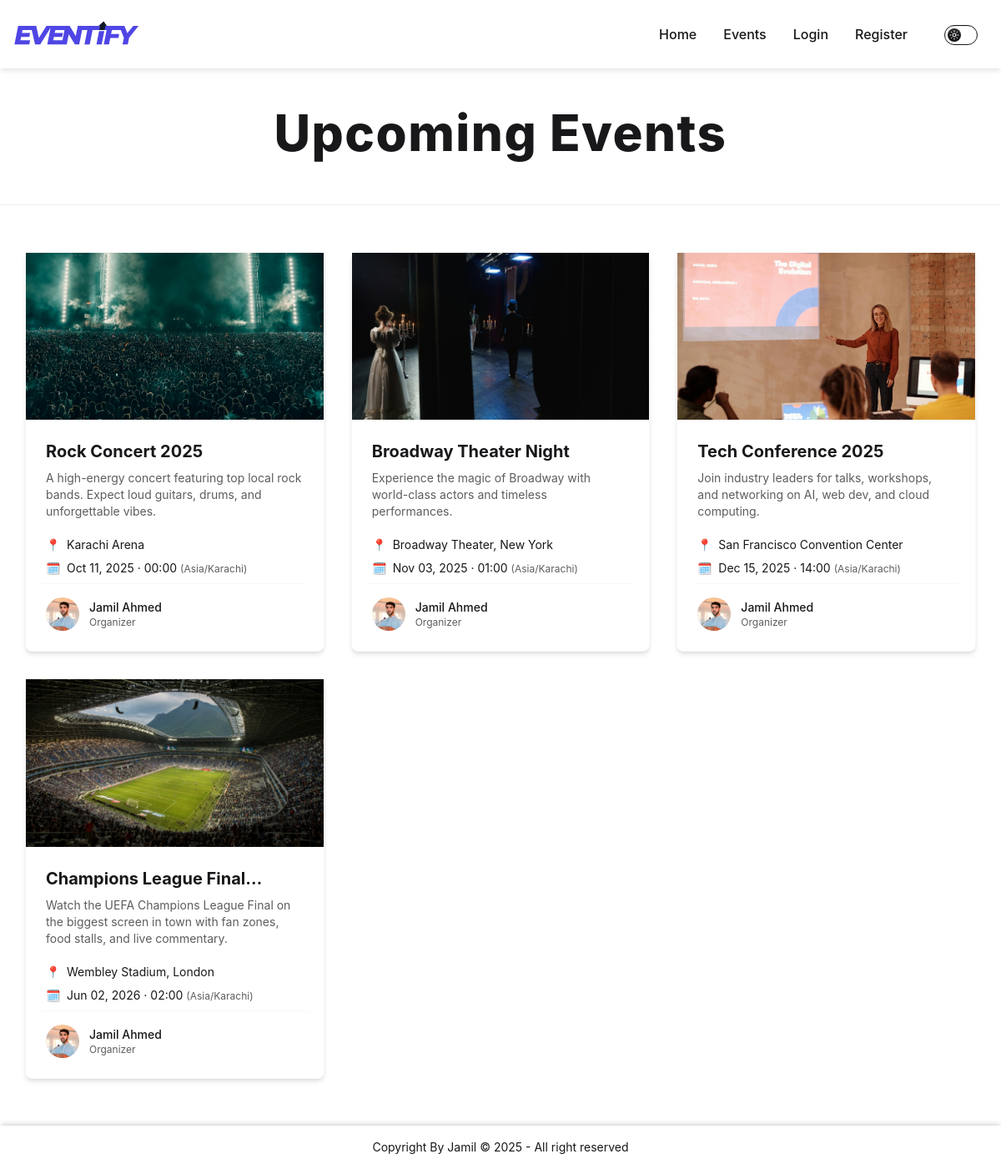
Screenshot of /events/ with the database file from the repository.
### events/models.py (models this page shows, shortened)
class Event(models.Model):
    id = models.UUIDField(
        primary_key=True,
        default=uuid.uuid4,
        editable=False
    )
    title = models.CharField(max_length=255)
    description = models.TextField(blank=True)
    start_time = models.DateTimeField(default=timezone.now)
    location = models.TextField()
    image = models.ImageField(upload_to='events/')
    organizer = models.ForeignKey(
        User, on_delete=models.CASCADE, related_name="events"
    )

### authentication/models.py (models this page shows, shortened)
class User(AbstractUser):
    ROLE_CHOICES = [
        ('admin', 'Admin'),
        ('organizer', 'Organizer'),
        ('attendee', 'Attendee'),
    ]
    id = models.UUIDField(
        primary_key=True,
        default=uuid.uuid4,
        editable=False
    )
    name = models.CharField(_("Full Name"), max_length=300, blank=False)
    email = models.EmailField(_("Email address"), unique=True)
    role = models.CharField(
        max_length=20, choices=ROLE_CHOICES, default='attendee'
    )
    tagline = models.CharField(_("Tagline"), max_length=150, blank=True)
    description = models.TextField(_("Description"), blank=True)
    following = models.ManyToManyField(
        'self',
        symmetrical=False,
        related_name='followers',
        blank=True
    )
    timezone = models.CharField(
        max_length=50,
        choices=[(tz, tz) for tz in pytz.all_timezones],
        default="UTC"
    )
    profile_pic = models.ImageField(
        upload_to='profiles/',
        blank=True,
        null=True
    )

### events/views/event_views.py (the view)
# urls.py: path('events/', include("events.urls")),
def events(request):
    mine_param = request.GET.get("mine") == "1"
    if (
        mine_param
        and request.user.is_authenticated
        and request.user.role in ['organizer', 'admin']
    ):
        event_list = Event.objects.filter(
            organizer=request.user).order_by('-pk')
    else:
        event_list = Event.objects.filter(
            organizer__role__in=['organizer', 'admin'],
            start_time__gte=timezone.now()
        ).order_by('start_time', 'pk')
        mine_param = False  # reset if not allowed
    paginator = Paginator(event_list, MAX_EVENTS_PER_PAGE)
    page_number = request.GET.get('page')
    events = paginator.get_page(page_number)
    return render(request, 'events/event_templates/events.html', {
        'events': events,
        'mine': mine_param,
    })

### templates/events/event_templates/events.html (shortened to what this page needs)
{% extends 'base.html' %}
{% load static thumbnail tz %}
{% block body %}
  <div class="mx-auto max-w-[1250px] w-[95%]">
    <h1 class="text-4xl md:text-5xl lg:text-6xl font-extrabold leading-tight mt-10 mb-12 text-center tracking-wide">
      {% if mine %}
        My Events
      {% else %}
        Upcoming Events
      {% endif %}
    </h1>
  </div>
  <hr class="my-6 border-base-300" />
  <div class="mx-auto max-w-[1250px] w-[95%] min-h-[70dvh] grid gap-8 sm:grid-cols-2 lg:grid-cols-3 my-14">
    {% for event in events %}
      <div class="card bg-base-100 shadow-md hover:shadow-xl transition duration-300 border border-base-200">
        {% if event.image %}
          <a href="{% url 'events:event_detail' event.pk %}">
            <figure class="aspect-[16/9] overflow-hidden">
              {% thumbnail event.image '400x226' crop='center' as thumb %}
              <img src="{{ thumb.url }}" alt="{{ event.title }}" class="w-full h-full object-cover hover:scale-105 transition duration-500" />
              {% endthumbnail %}
            </figure>
          </a>
        {% endif %}
        <div class="card-body flex flex-col">
          <a href="{% url 'events:event_detail' event.pk %}"><h2 class="card-title text-xl font-bold line-clamp-1">{{ event.title }}</h2></a>
          <p class="text-sm text-base-content/70 line-clamp-3">{{ event.description }}</p>
          <div class="mt-3 text-sm space-y-2">
            <p class="flex flex-wrap items-center gap-2">
              <span class="font-medium">📍</span>
              <span class="break-words">{{ event.location }}</span>
            </p>
            <div class="flex flex-col space-y-1">
              <p class="flex items-center gap-2">
                <span class="font-medium">🗓</span>
                <span>
                  {% timezone event.organizer.timezone %}
                  {{ event.start_time|date:'M d, Y · H:i' }}
                  {% endtimezone %}
                  <span class="text-xs text-base-content/70">({{ event.organizer.timezone }})</span>
                </span>
              </p>
            </div>
          </div>
          <a href="{% url 'authentication:profile' event.organizer.username %}" class="flex items-center gap-3 mt-auto pt-4 border-t border-base-200 hover:bg-base-200/40 transition rounded-md p-2 -m-2">
            <div class="avatar">
              <div class="w-10 h-10 rounded-full">
                {% if event.organizer.profile_pic %}
                  {% thumbnail event.organizer.profile_pic '40x40' crop='center' as thumb %}
                  <img src="{{ thumb.url }}" alt="{{ event.organizer.name }}" />
                  {% endthumbnail %}
                {% else %}
                  <img src="{% static 'images/default-profile.webp' %}" alt="Default profile" />
                {% endif %}
              </div>
            </div>
            <div>
              {% if event.organizer == request.user %}
                <p class="text-sm font-bold text-primary flex items-center gap-2">
                  <span class="badge badge-sm badge-primary">Your Event</span>
                  {{ event.organizer.name }}
                </p>
              {% else %}
                <p class="text-sm font-medium text-base-content">{{ event.organizer.name }}</p>
              {% endif %}
              <p class="text-xs text-base-content/70">{{ event.organizer.tagline|default:'Organizer' }}</p>
            </div>
          </a>
        </div>
      </div>
    {% empty %}
      <p class="col-span-full text-center text-base-content/60 text-lg">No events available at the moment.</p>
    {% endfor %}
  </div>
{% endblock %}

### rows the page displays
Event: shows a picture, title "Rock Concert 2025", description "A high-energy concert featuring top local rock bands. Expect loud guitars, drums, and unforgettable vibes.", location "Karachi Arena", start_time "Oct 11, 2025 · 00:00", organizer.timezone "Asia/Karachi", organizer.name "Jamil Ahmed", organizer.tagline "Organizer"
Event: shows a picture, title "Broadway Theater Night", description "Experience the magic of Broadway with world-class actors and timeless performances.", location "Broadway Theater, New York", start_time "Nov 03, 2025 · 01:00", organizer.timezone "Asia/Karachi", organizer.name "Jamil Ahmed", organizer.tagline "Organizer"
Event: shows a picture, title "Tech Conference 2025", description "Join industry leaders for talks, workshops, and networking on AI, web dev, and cloud computing.", location "San Francisco Convention Center", start_time "Dec 15, 2025 · 14:00", organizer.timezone "Asia/Karachi", organizer.name "Jamil Ahmed", organizer.tagline "Organizer"
Event: shows a picture, title "Champions League…", description "Watch the UEFA Champions League Final on the biggest screen in town with fan zones, food stalls, and live commentary.", location "Wembley Stadium, London", start_time "Jun 02, 2026 · 02:00", organizer.timezone "Asia/Karachi", organizer.name "Jamil Ahmed", organizer.tagline "Organizer"
